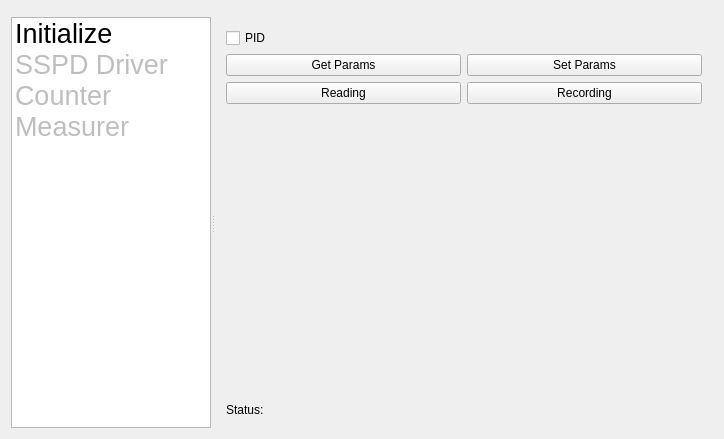
<?xml version="1.0" encoding="UTF-8"?>
<ui version="4.0">
 <class>MainWindow</class>
 <widget class="QWidget" name="MainWindow">
  <property name="geometry">
   <rect>
    <x>0</x>
    <y>0</y>
    <width>724</width>
    <height>439</height>
   </rect>
  </property>
  <property name="windowTitle">
   <string>cu-measurer</string>
  </property>
  <layout class="QVBoxLayout" name="verticalLayout_10">
   <item>
    <widget class="QWidget" name="wTitle" native="true"/>
   </item>
   <item>
    <widget class="QSplitter" name="splitter">
     <property name="orientation">
      <enum>Qt::Horizontal</enum>
     </property>
     <widget class="QListWidget" name="lwActions">
      <property name="maximumSize">
       <size>
        <width>200</width>
        <height>16777215</height>
       </size>
      </property>
      <item>
       <property name="text">
        <string>Initialize</string>
       </property>
       <property name="font">
        <font>
         <pointsize>20</pointsize>
        </font>
       </property>
       <property name="flags">
        <set>ItemIsSelectable|ItemIsEnabled</set>
       </property>
      </item>
      <item>
       <property name="text">
        <string>SSPD Driver</string>
       </property>
       <property name="font">
        <font>
         <pointsize>20</pointsize>
        </font>
       </property>
       <property name="flags">
        <set>ItemIsSelectable</set>
       </property>
      </item>
      <item>
       <property name="text">
        <string>Counter</string>
       </property>
       <property name="font">
        <font>
         <pointsize>20</pointsize>
        </font>
       </property>
       <property name="flags">
        <set>ItemIsSelectable</set>
       </property>
      </item>
      <item>
       <property name="text">
        <string>Measurer</string>
       </property>
       <property name="font">
        <font>
         <pointsize>20</pointsize>
        </font>
       </property>
       <property name="flags">
        <set>ItemIsSelectable</set>
       </property>
      </item>
     </widget>
     <widget class="QStackedWidget" name="stackedWidget">
      <property name="enabled">
       <bool>true</bool>
      </property>
      <property name="currentIndex">
       <number>4</number>
      </property>
      <widget class="QWidget" name="pInitialize">
       <layout class="QVBoxLayout" name="verticalLayout">
        <item>
         <layout class="QHBoxLayout" name="horizontalLayout_2">
          <item>
           <layout class="QFormLayout" name="formLayout">
            <item row="0" column="0">
             <widget class="QLabel" name="label_8">
              <property name="styleSheet">
               <string notr="true">font: 12pt &quot;MS Shell Dlg 2&quot;;</string>
              </property>
              <property name="text">
               <string>TcpIp address:</string>
              </property>
             </widget>
            </item>
            <item row="0" column="1">
             <widget class="QComboBox" name="cbTcpIpAddress">
              <property name="minimumSize">
               <size>
                <width>0</width>
                <height>0</height>
               </size>
              </property>
              <property name="styleSheet">
               <string notr="true">font: 12pt &quot;MS Shell Dlg 2&quot;;</string>
              </property>
             </widget>
            </item>
            <item row="1" column="0">
             <widget class="QLabel" name="label_10">
              <property name="styleSheet">
               <string notr="true">font: 12pt &quot;MS Shell Dlg 2&quot;;</string>
              </property>
              <property name="text">
               <string>Device address:</string>
              </property>
             </widget>
            </item>
            <item row="1" column="1">
             <widget class="QSpinBox" name="sbDeviceAddress">
              <property name="minimumSize">
               <size>
                <width>0</width>
                <height>0</height>
               </size>
              </property>
              <property name="styleSheet">
               <string notr="true">font: 12pt &quot;MS Shell Dlg 2&quot;;</string>
              </property>
              <property name="maximum">
               <number>31</number>
              </property>
             </widget>
            </item>
           </layout>
          </item>
          <item>
           <widget class="QPushButton" name="pbInitialize">
            <property name="minimumSize">
             <size>
              <width>0</width>
              <height>60</height>
             </size>
            </property>
            <property name="maximumSize">
             <size>
              <width>100</width>
              <height>16777215</height>
             </size>
            </property>
            <property name="styleSheet">
             <string notr="true">font: 12pt &quot;MS Shell Dlg 2&quot;;</string>
            </property>
            <property name="text">
             <string>Initialize</string>
            </property>
           </widget>
          </item>
         </layout>
        </item>
        <item>
         <widget class="QLabel" name="lbStatus">
          <property name="font">
           <font>
            <pointsize>12</pointsize>
           </font>
          </property>
          <property name="text">
           <string>Status:</string>
          </property>
          <property name="textInteractionFlags">
           <set>Qt::LinksAccessibleByMouse|Qt::TextSelectableByMouse</set>
          </property>
         </widget>
        </item>
        <item>
         <spacer name="verticalSpacer">
          <property name="orientation">
           <enum>Qt::Vertical</enum>
          </property>
          <property name="sizeHint" stdset="0">
           <size>
            <width>20</width>
            <height>334</height>
           </size>
          </property>
         </spacer>
        </item>
       </layout>
      </widget>
      <widget class="QWidget" name="pSspdDriver">
       <layout class="QVBoxLayout" name="verticalLayout_4">
        <property name="leftMargin">
         <number>0</number>
        </property>
        <property name="topMargin">
         <number>0</number>
        </property>
        <property name="rightMargin">
         <number>0</number>
        </property>
        <property name="bottomMargin">
         <number>0</number>
        </property>
        <item>
         <widget class="QLabel" name="lbData">
          <property name="styleSheet">
           <string notr="true">font: 24pt &quot;MS Shell Dlg 2&quot;;</string>
          </property>
          <property name="text">
           <string/>
          </property>
          <property name="textFormat">
           <enum>Qt::AutoText</enum>
          </property>
          <property name="scaledContents">
           <bool>false</bool>
          </property>
          <property name="alignment">
           <set>Qt::AlignLeading|Qt::AlignLeft|Qt::AlignVCenter</set>
          </property>
          <property name="margin">
           <number>0</number>
          </property>
          <property name="indent">
           <number>-1</number>
          </property>
         </widget>
        </item>
        <item>
         <widget class="QCheckBox" name="cbShort">
          <property name="styleSheet">
           <string notr="true">font: 12pt &quot;MS Shell Dlg 2&quot;;</string>
          </property>
          <property name="text">
           <string>Short</string>
          </property>
         </widget>
        </item>
        <item>
         <widget class="QCheckBox" name="cbAmplifier">
          <property name="styleSheet">
           <string notr="true">font: 12pt &quot;MS Shell Dlg 2&quot;;</string>
          </property>
          <property name="text">
           <string>Amplifier</string>
          </property>
         </widget>
        </item>
        <item>
         <widget class="QCheckBox" name="cbComparator">
          <property name="styleSheet">
           <string notr="true">font: 12pt &quot;MS Shell Dlg 2&quot;;</string>
          </property>
          <property name="text">
           <string>Comparator</string>
          </property>
         </widget>
        </item>
        <item>
         <widget class="QCheckBox" name="cbHFMode">
          <property name="styleSheet">
           <string notr="true">font: 12pt &quot;MS Shell Dlg 2&quot;;</string>
          </property>
          <property name="text">
           <string>HF Mode</string>
          </property>
         </widget>
        </item>
        <item>
         <layout class="QHBoxLayout" name="horizontalLayout_5">
          <item>
           <layout class="QVBoxLayout" name="verticalLayout_3">
            <item>
             <layout class="QHBoxLayout" name="horizontalLayout_3">
              <item>
               <widget class="QLabel" name="label">
                <property name="maximumSize">
                 <size>
                  <width>50</width>
                  <height>16777215</height>
                 </size>
                </property>
                <property name="styleSheet">
                 <string notr="true">font: 16pt &quot;MS Shell Dlg 2&quot;;</string>
                </property>
                <property name="text">
                 <string>I:</string>
                </property>
               </widget>
              </item>
              <item>
               <widget class="QDoubleSpinBox" name="sbI">
                <property name="maximumSize">
                 <size>
                  <width>16777215</width>
                  <height>16777215</height>
                 </size>
                </property>
                <property name="styleSheet">
                 <string notr="true">font: 20pt &quot;MS Shell Dlg 2&quot;;</string>
                </property>
                <property name="alignment">
                 <set>Qt::AlignCenter</set>
                </property>
                <property name="minimum">
                 <double>-99.989999999999995</double>
                </property>
                <property name="singleStep">
                 <double>0.100000000000000</double>
                </property>
               </widget>
              </item>
             </layout>
            </item>
            <item>
             <widget class="QPushButton" name="pbSetI">
              <property name="maximumSize">
               <size>
                <width>16777215</width>
                <height>16777215</height>
               </size>
              </property>
              <property name="styleSheet">
               <string notr="true">font: 20pt &quot;MS Shell Dlg 2&quot;;</string>
              </property>
              <property name="text">
               <string>Set I</string>
              </property>
             </widget>
            </item>
           </layout>
          </item>
          <item>
           <layout class="QVBoxLayout" name="verticalLayout_2">
            <item>
             <layout class="QHBoxLayout" name="horizontalLayout_4">
              <item>
               <widget class="QLabel" name="label_2">
                <property name="maximumSize">
                 <size>
                  <width>50</width>
                  <height>16777215</height>
                 </size>
                </property>
                <property name="styleSheet">
                 <string notr="true">font: 16pt &quot;MS Shell Dlg 2&quot;;</string>
                </property>
                <property name="text">
                 <string>Cmp:</string>
                </property>
               </widget>
              </item>
              <item>
               <widget class="QDoubleSpinBox" name="sbCmp">
                <property name="styleSheet">
                 <string notr="true">font: 20pt &quot;MS Shell Dlg 2&quot;;</string>
                </property>
                <property name="alignment">
                 <set>Qt::AlignCenter</set>
                </property>
                <property name="decimals">
                 <number>3</number>
                </property>
                <property name="maximum">
                 <double>2.500000000000000</double>
                </property>
                <property name="singleStep">
                 <double>0.010000000000000</double>
                </property>
               </widget>
              </item>
             </layout>
            </item>
            <item>
             <widget class="QPushButton" name="pbSetCmp">
              <property name="styleSheet">
               <string notr="true">font: 20pt &quot;MS Shell Dlg 2&quot;;</string>
              </property>
              <property name="text">
               <string>Set Cmp</string>
              </property>
             </widget>
            </item>
           </layout>
          </item>
         </layout>
        </item>
        <item>
         <spacer name="verticalSpacer_2">
          <property name="orientation">
           <enum>Qt::Vertical</enum>
          </property>
          <property name="sizeHint" stdset="0">
           <size>
            <width>20</width>
            <height>117</height>
           </size>
          </property>
         </spacer>
        </item>
       </layout>
      </widget>
      <widget class="QWidget" name="pCounter">
       <layout class="QVBoxLayout" name="verticalLayout_8">
        <item>
         <layout class="QHBoxLayout" name="horizontalLayout">
          <item>
           <widget class="QLabel" name="label_5">
            <property name="font">
             <font>
              <family>MS Shell Dlg 2</family>
              <pointsize>14</pointsize>
              <weight>50</weight>
              <italic>false</italic>
              <bold>false</bold>
             </font>
            </property>
            <property name="styleSheet">
             <string notr="true">font: 14pt &quot;MS Shell Dlg 2&quot;;</string>
            </property>
            <property name="text">
             <string>Counter Time Const:</string>
            </property>
           </widget>
          </item>
          <item>
           <widget class="QDoubleSpinBox" name="sbTimeConst">
            <property name="styleSheet">
             <string notr="true">font: 14pt &quot;MS Shell Dlg 2&quot;;</string>
            </property>
            <property name="decimals">
             <number>2</number>
            </property>
            <property name="minimum">
             <double>0.010000000000000</double>
            </property>
            <property name="value">
             <double>1.000000000000000</double>
            </property>
           </widget>
          </item>
          <item>
           <widget class="QPushButton" name="pbReadParams">
            <property name="font">
             <font>
              <family>MS Shell Dlg 2</family>
              <pointsize>14</pointsize>
              <weight>50</weight>
              <italic>false</italic>
              <bold>false</bold>
             </font>
            </property>
            <property name="styleSheet">
             <string notr="true">font: 14pt &quot;MS Shell Dlg 2&quot;;</string>
            </property>
            <property name="text">
             <string>Read</string>
            </property>
           </widget>
          </item>
          <item>
           <widget class="QPushButton" name="pbSetParams">
            <property name="font">
             <font>
              <family>MS Shell Dlg 2</family>
              <pointsize>14</pointsize>
              <weight>50</weight>
              <italic>false</italic>
              <bold>false</bold>
             </font>
            </property>
            <property name="styleSheet">
             <string notr="true">font: 14pt &quot;MS Shell Dlg 2&quot;;</string>
            </property>
            <property name="text">
             <string>Set</string>
            </property>
           </widget>
          </item>
         </layout>
        </item>
        <item>
         <widget class="QFrame" name="frame_2">
          <property name="frameShape">
           <enum>QFrame::Box</enum>
          </property>
          <property name="frameShadow">
           <enum>QFrame::Plain</enum>
          </property>
          <layout class="QVBoxLayout" name="verticalLayout_5">
           <property name="spacing">
            <number>0</number>
           </property>
           <property name="leftMargin">
            <number>0</number>
           </property>
           <property name="topMargin">
            <number>0</number>
           </property>
           <property name="rightMargin">
            <number>0</number>
           </property>
           <property name="bottomMargin">
            <number>0</number>
           </property>
           <item>
            <widget class="QCustomPlot" name="wCounterPlot" native="true">
             <property name="contextMenuPolicy">
              <enum>Qt::CustomContextMenu</enum>
             </property>
            </widget>
           </item>
          </layout>
         </widget>
        </item>
        <item>
         <layout class="QHBoxLayout" name="horizontalLayout_9">
          <item>
           <widget class="QLabel" name="lbCounts">
            <property name="maximumSize">
             <size>
              <width>16777215</width>
              <height>20</height>
             </size>
            </property>
            <property name="styleSheet">
             <string notr="true">font: 12pt &quot;MS Shell Dlg 2&quot;;</string>
            </property>
            <property name="text">
             <string>Counts per second:</string>
            </property>
           </widget>
          </item>
          <item>
           <spacer name="HS_Min">
            <property name="orientation">
             <enum>Qt::Horizontal</enum>
            </property>
            <property name="sizeHint" stdset="0">
             <size>
              <width>40</width>
              <height>20</height>
             </size>
            </property>
           </spacer>
          </item>
          <item>
           <widget class="QLabel" name="L_YMin">
            <property name="maximumSize">
             <size>
              <width>16777215</width>
              <height>20</height>
             </size>
            </property>
            <property name="styleSheet">
             <string notr="true">font: 12pt &quot;MS Shell Dlg 2&quot;;</string>
            </property>
            <property name="text">
             <string>yMin:</string>
            </property>
           </widget>
          </item>
          <item>
           <widget class="QDoubleSpinBox" name="SB_YMin">
            <property name="maximumSize">
             <size>
              <width>100</width>
              <height>16777215</height>
             </size>
            </property>
            <property name="styleSheet">
             <string notr="true">font: 14pt &quot;MS Shell Dlg 2&quot;;</string>
            </property>
            <property name="decimals">
             <number>0</number>
            </property>
            <property name="minimum">
             <double>0.000000000000000</double>
            </property>
            <property name="maximum">
             <double>1000000000.000000000000000</double>
            </property>
            <property name="value">
             <double>1.000000000000000</double>
            </property>
           </widget>
          </item>
          <item>
           <spacer name="HS_Max">
            <property name="orientation">
             <enum>Qt::Horizontal</enum>
            </property>
            <property name="sizeHint" stdset="0">
             <size>
              <width>40</width>
              <height>20</height>
             </size>
            </property>
           </spacer>
          </item>
          <item>
           <widget class="QLabel" name="L_YMax">
            <property name="maximumSize">
             <size>
              <width>16777215</width>
              <height>20</height>
             </size>
            </property>
            <property name="styleSheet">
             <string notr="true">font: 12pt &quot;MS Shell Dlg 2&quot;;</string>
            </property>
            <property name="text">
             <string>y Max</string>
            </property>
           </widget>
          </item>
          <item>
           <widget class="QDoubleSpinBox" name="SB_YMax">
            <property name="maximumSize">
             <size>
              <width>100</width>
              <height>16777215</height>
             </size>
            </property>
            <property name="styleSheet">
             <string notr="true">font: 14pt &quot;MS Shell Dlg 2&quot;;</string>
            </property>
            <property name="decimals">
             <number>0</number>
            </property>
            <property name="minimum">
             <double>0.000000000000000</double>
            </property>
            <property name="maximum">
             <double>1000000000.000000000000000</double>
            </property>
            <property name="value">
             <double>1.000000000000000</double>
            </property>
           </widget>
          </item>
         </layout>
        </item>
       </layout>
      </widget>
      <widget class="QWidget" name="pMeasurer">
       <property name="styleSheet">
        <string notr="true">font: 14pt &quot;MS Shell Dlg 2&quot;;</string>
       </property>
       <layout class="QVBoxLayout" name="verticalLayout_7">
        <property name="spacing">
         <number>6</number>
        </property>
        <property name="leftMargin">
         <number>0</number>
        </property>
        <property name="topMargin">
         <number>0</number>
        </property>
        <property name="rightMargin">
         <number>0</number>
        </property>
        <property name="bottomMargin">
         <number>0</number>
        </property>
        <item>
         <layout class="QGridLayout" name="gridLayout">
          <item row="1" column="4">
           <widget class="QDoubleSpinBox" name="sbTrigger"/>
          </item>
          <item row="0" column="4">
           <widget class="QLabel" name="lbTrigger">
            <property name="maximumSize">
             <size>
              <width>16777215</width>
              <height>24</height>
             </size>
            </property>
            <property name="text">
             <string>Trigger, V</string>
            </property>
           </widget>
          </item>
          <item row="0" column="1">
           <widget class="QLabel" name="lbStart">
            <property name="maximumSize">
             <size>
              <width>16777215</width>
              <height>24</height>
             </size>
            </property>
            <property name="text">
             <string>Start, uA</string>
            </property>
           </widget>
          </item>
          <item row="1" column="0">
           <widget class="QComboBox" name="cbType">
            <item>
             <property name="text">
              <string>Bias</string>
             </property>
            </item>
            <item>
             <property name="text">
              <string>Cmp ref</string>
             </property>
            </item>
           </widget>
          </item>
          <item row="1" column="1">
           <widget class="QDoubleSpinBox" name="sbStart">
            <property name="minimum">
             <double>-99.989999999999995</double>
            </property>
           </widget>
          </item>
          <item row="1" column="3">
           <widget class="QDoubleSpinBox" name="sbStep">
            <property name="decimals">
             <number>3</number>
            </property>
           </widget>
          </item>
          <item row="0" column="0">
           <widget class="QLabel" name="label_4">
            <property name="maximumSize">
             <size>
              <width>16777215</width>
              <height>24</height>
             </size>
            </property>
            <property name="styleSheet">
             <string notr="true">font: 14pt &quot;MS Shell Dlg 2&quot;;</string>
            </property>
            <property name="text">
             <string>Sweep Type</string>
            </property>
           </widget>
          </item>
          <item row="0" column="2">
           <widget class="QLabel" name="lbStop">
            <property name="maximumSize">
             <size>
              <width>16777215</width>
              <height>24</height>
             </size>
            </property>
            <property name="text">
             <string>Stop, uA</string>
            </property>
           </widget>
          </item>
          <item row="0" column="3">
           <widget class="QLabel" name="lbStep">
            <property name="maximumSize">
             <size>
              <width>16777215</width>
              <height>24</height>
             </size>
            </property>
            <property name="text">
             <string>Step, uA</string>
            </property>
           </widget>
          </item>
          <item row="1" column="2">
           <widget class="QDoubleSpinBox" name="sbStop">
            <property name="minimum">
             <double>-99.989999999999995</double>
            </property>
           </widget>
          </item>
         </layout>
        </item>
        <item>
         <layout class="QHBoxLayout" name="horizontalLayout_8">
          <item>
           <widget class="QPushButton" name="pbStart">
            <property name="text">
             <string>Start</string>
            </property>
           </widget>
          </item>
          <item>
           <widget class="QPushButton" name="pbStop">
            <property name="font">
             <font>
              <family>MS Shell Dlg 2</family>
              <pointsize>14</pointsize>
              <weight>50</weight>
              <italic>false</italic>
              <bold>false</bold>
             </font>
            </property>
            <property name="text">
             <string>Stop</string>
            </property>
           </widget>
          </item>
         </layout>
        </item>
        <item>
         <widget class="QFrame" name="frame">
          <property name="frameShape">
           <enum>QFrame::Box</enum>
          </property>
          <property name="frameShadow">
           <enum>QFrame::Plain</enum>
          </property>
          <layout class="QVBoxLayout" name="verticalLayout_9">
           <property name="spacing">
            <number>0</number>
           </property>
           <property name="leftMargin">
            <number>0</number>
           </property>
           <property name="topMargin">
            <number>0</number>
           </property>
           <property name="rightMargin">
            <number>0</number>
           </property>
           <property name="bottomMargin">
            <number>0</number>
           </property>
           <item>
            <widget class="QCustomPlot" name="wMeasurerPlot" native="true"/>
           </item>
          </layout>
         </widget>
        </item>
        <item>
         <widget class="QLabel" name="lbMeasurerStatus">
          <property name="maximumSize">
           <size>
            <width>16777215</width>
            <height>20</height>
           </size>
          </property>
          <property name="styleSheet">
           <string notr="true">font: 12pt &quot;MS Shell Dlg 2&quot;;</string>
          </property>
          <property name="text">
           <string>Status:</string>
          </property>
         </widget>
        </item>
       </layout>
      </widget>
      <widget class="QWidget" name="pSecretParams">
       <layout class="QVBoxLayout" name="verticalLayout_6">
        <item>
         <widget class="QCheckBox" name="cbPID">
          <property name="styleSheet">
           <string notr="true">font: 14pt &quot;MS Shell Dlg 2&quot;;</string>
          </property>
          <property name="text">
           <string>PID</string>
          </property>
         </widget>
        </item>
        <item>
         <layout class="QHBoxLayout" name="horizontalLayout_7">
          <item>
           <widget class="QPushButton" name="pbGetSecretParams">
            <property name="styleSheet">
             <string notr="true">font: 14pt &quot;MS Shell Dlg 2&quot;;</string>
            </property>
            <property name="text">
             <string>Get Params</string>
            </property>
           </widget>
          </item>
          <item>
           <widget class="QPushButton" name="pbSetSecretParams">
            <property name="styleSheet">
             <string notr="true">font: 14pt &quot;MS Shell Dlg 2&quot;;</string>
            </property>
            <property name="text">
             <string>Set Params</string>
            </property>
           </widget>
          </item>
         </layout>
        </item>
        <item>
         <layout class="QHBoxLayout" name="horizontalLayout_10">
          <item>
           <widget class="QPushButton" name="pbReading">
            <property name="styleSheet">
             <string notr="true">font: 14pt &quot;MS Shell Dlg 2&quot;;</string>
            </property>
            <property name="text">
             <string>Reading</string>
            </property>
            <property name="checkable">
             <bool>true</bool>
            </property>
           </widget>
          </item>
          <item>
           <widget class="QPushButton" name="pbRecording">
            <property name="styleSheet">
             <string notr="true">font: 14pt &quot;MS Shell Dlg 2&quot;;</string>
            </property>
            <property name="text">
             <string>Recording</string>
            </property>
            <property name="checkable">
             <bool>true</bool>
            </property>
           </widget>
          </item>
         </layout>
        </item>
        <item>
         <spacer name="verticalSpacer_3">
          <property name="orientation">
           <enum>Qt::Vertical</enum>
          </property>
          <property name="sizeHint" stdset="0">
           <size>
            <width>20</width>
            <height>40</height>
           </size>
          </property>
         </spacer>
        </item>
        <item>
         <widget class="QLabel" name="lbSecretStatus">
          <property name="styleSheet">
           <string notr="true">font: 12pt &quot;MS Shell Dlg 2&quot;;</string>
          </property>
          <property name="text">
           <string>Status:</string>
          </property>
         </widget>
        </item>
       </layout>
      </widget>
     </widget>
    </widget>
   </item>
  </layout>
 </widget>
 <layoutdefault spacing="6" margin="11"/>
 <customwidgets>
  <customwidget>
   <class>QCustomPlot</class>
   <extends>QWidget</extends>
   <header location="global">qcustomplot.h</header>
   <container>1</container>
  </customwidget>
 </customwidgets>
 <tabstops>
  <tabstop>lwActions</tabstop>
  <tabstop>cbTcpIpAddress</tabstop>
  <tabstop>sbDeviceAddress</tabstop>
  <tabstop>pbInitialize</tabstop>
  <tabstop>cbShort</tabstop>
  <tabstop>cbAmplifier</tabstop>
  <tabstop>cbComparator</tabstop>
  <tabstop>cbHFMode</tabstop>
  <tabstop>sbI</tabstop>
  <tabstop>sbCmp</tabstop>
  <tabstop>pbSetI</tabstop>
  <tabstop>pbSetCmp</tabstop>
  <tabstop>sbTimeConst</tabstop>
  <tabstop>pbReadParams</tabstop>
  <tabstop>pbSetParams</tabstop>
  <tabstop>SB_YMin</tabstop>
  <tabstop>SB_YMax</tabstop>
  <tabstop>cbType</tabstop>
  <tabstop>sbStart</tabstop>
  <tabstop>sbStop</tabstop>
  <tabstop>sbStep</tabstop>
  <tabstop>sbTrigger</tabstop>
  <tabstop>pbStart</tabstop>
  <tabstop>pbStop</tabstop>
  <tabstop>cbPID</tabstop>
  <tabstop>pbGetSecretParams</tabstop>
  <tabstop>pbSetSecretParams</tabstop>
  <tabstop>pbReading</tabstop>
  <tabstop>pbRecording</tabstop>
 </tabstops>
 <resources/>
 <connections>
  <connection>
   <sender>lwActions</sender>
   <signal>currentRowChanged(int)</signal>
   <receiver>stackedWidget</receiver>
   <slot>setCurrentIndex(int)</slot>
   <hints>
    <hint type="sourcelabel">
     <x>124</x>
     <y>250</y>
    </hint>
    <hint type="destinationlabel">
     <x>283</x>
     <y>261</y>
    </hint>
   </hints>
  </connection>
 </connections>
</ui>
